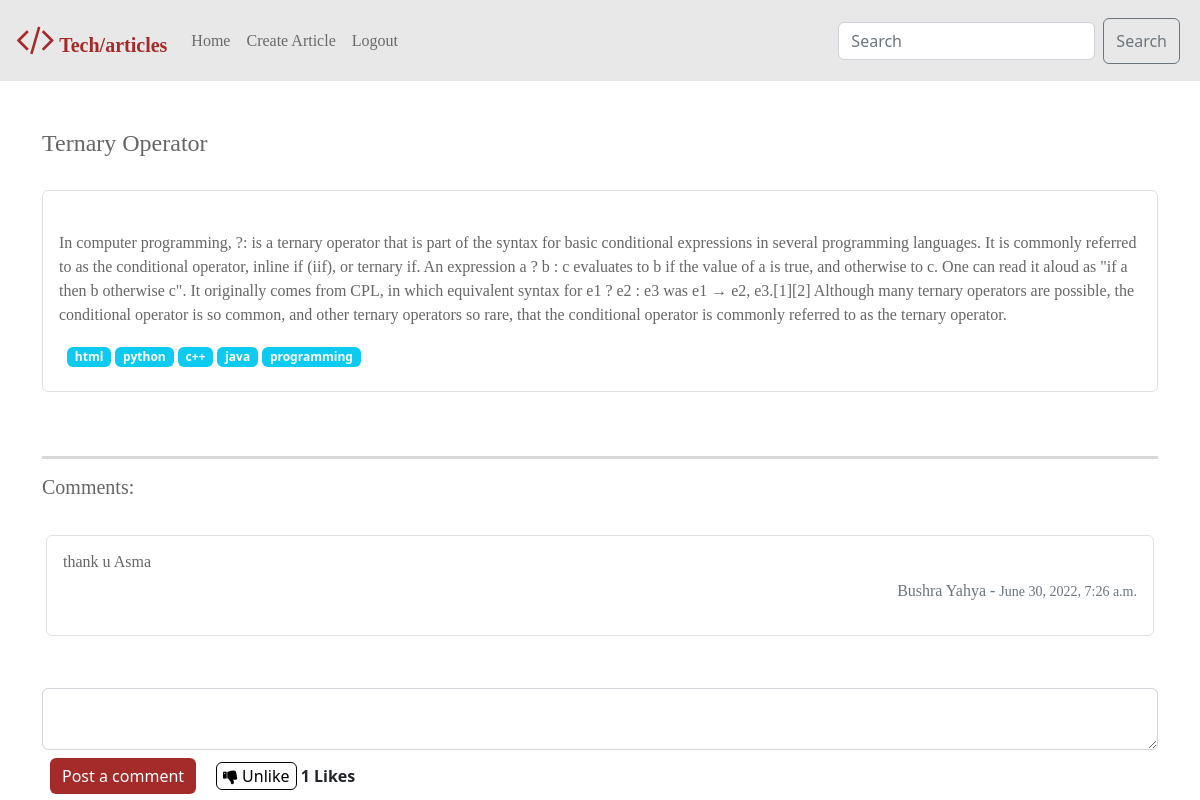
Page /show_article/2 (signed in) on the committed database.
### final_app/models.py (models this page shows, shortened)
class Articles(models.Model):
    title = models.CharField(max_length=255)
    body = models.CharField(max_length=255)
    user = models.ForeignKey(Users, related_name='article', on_delete=models.CASCADE)
    tag=models.CharField(max_length=255,default="coding")
    liked =models.ManyToManyField(Users,related_name='liked', default=None,blank=True)
    createdAt = models.DateTimeField(auto_now_add=True)
    updatedAt = models.DateTimeField(auto_now=True)
    objects=ArticleManager()

class Tags(models.Model):
    tag_name= models.CharField(max_length=55)
    articles = models.ManyToManyField(Articles, related_name="tags")

class Comment(models.Model):
    message_id =models.ForeignKey(Articles, related_name = "comments", blank=True, null=True, on_delete=models.CASCADE)
    user_id =models.ForeignKey(Users, related_name = "comments", blank=True, null=True, on_delete=models.CASCADE)
    comment = models.TextField()
    created_at = models.DateTimeField(auto_now_add=True)
    updated_at = models.DateTimeField(auto_now=True)

class Users(models.Model):
    First_Name=models.CharField(max_length=255)
    Last_Name=models.CharField(max_length=255)
    Email=models.EmailField(max_length=255)
    Password=models.CharField(max_length=255)
    created_at=models.DateTimeField(auto_now_add=True)
    updated_at=models.DateTimeField(auto_now=True)
    objects=UserManager()

### final_app/views.py (the view)
# urls.py: path('show_article/<int:id>',views.show_article, name="show_article"),
def show_article(request,id):
    context = {
        "article": Articles.objects.get(id=id),
        "user": Users.objects.get(id=request.session['loginID']),
        'comment': Comment.objects.all(),
    }
    return render(request, 'article.html', context)

### final_app/templates/article.html (shortened to what this page needs)
{% extends 'base.html' %}
{% block content %}
<div class="container  mt-5">
    <div class="row">
        <div class="col">
            <h4 class="text-capitalize">{{article.title}}</h4>
            <br>
            <div class="border rounded p-3">
                <br>
                <div class="mb-3">
                    <p class="font-weight-bold">{{article.body}}</p>
                </div>
                <div class="m-2">
                    {% for tag in article.tags.all %}
                    <span class="badge bg-info text-opacity-25">{{ tag.tag_name }}</span>
                    {% endfor %}
                </div>
            </div>
            <br>
            <br>
            <div class="">
                <hr style="width:100%">
                <h5>Comments:</h5>
                <br>
                {% for comment in article.comments.all %}
                <div class="border rounded m-1 p-3">
                    <h6>{{ comment.comment }}</h6>
                    <p class="text-secondary text-opacity-60 text-end">{{ comment.user_id.First_Name }} {{comment.user_id.Last_Name }} - <small>{{ comment.created_at }}</small> </p>
                </div>
                {% endfor %}
            </div>
            <br>
            <br>
            <form action="/comment" method="POST">
                <div class="form-group">
                    <textarea class="form-control" id="post_box" rows="2" name="comment"></textarea>
                </div>
                <div class="d-flex flex-row justify-content-between">
                    <div class="d-flex ">
                        <div class=""><button type="submit" class="btn btn-dark float-right m-2" id="post_com">Post a
                                comment</button></div>
            </form>
            <form action="/like" method="post" class="p-2 m-1">
                {% if user not in article.liked.all %}
                <button class="ui botton rounded" type="submit" id="like_btn"><i class="fa fa-thumbs-up"></i>
                    Like</button>
                {% else %}
                <button class="ui botton rounded" type="submit" id="like_btn"><i class="fa fa-thumbs-down"></i>
                    Unlike</button>
                {% endif %}
                <strong>{{article.liked.all.count}} Likes</strong>
            </form>
        </div>
    </div>
</div>
{% endblock %}

### final_app/static/style.css (style rules this page uses)
hr { width: 90%; color: rgb(102, 102, 102); height: 3px; background-color: rgb(102, 102, 102); }
h1,h2,h3,h4,h5,h6,p, a, label { font-family: Georgia, 'Times New Roman', Times, serif; color: rgb(102, 102, 102); }
.d-flex { display: flex; justify-content: flex-end; }
#post_com { background-color: #a52a2a; border: #a52a2a; }
#like_btn { background-color: white; border: black solid 1px; }

### rows in the picture
Articles: title "Ternary Operator", body "In computer programming, ?: is a ternary operator that is part of the syntax for basic conditional expressions in several programming languages. It is commonly referred to as the conditional operator, inline if (iif), or ternary if. An expression a ? b : c evaluates to b if the value of a is true, and otherwise to c. One can read it aloud as \"if a then b otherwise c\". It originally comes from CPL, in which equivalent syntax for e1 ? e2 : e3 was e1 → e2, e3.[1][2] Although many ternary operators are possible, the conditional operator is so common, and other ternary operators so rare, that the conditional operator is commonly referred to as the ternary operator.", liked.all.count "1"
Tags: tag_name "html"
Tags: tag_name "python"
Tags: tag_name "c++"
Tags: tag_name "java"
Tags: tag_name "programming"
Comment: comment "thank u Asma", user_id.First_Name "Bushra", user_id.Last_Name "Yahya", created_at "June 30, 2022, 7:26 a.m."
